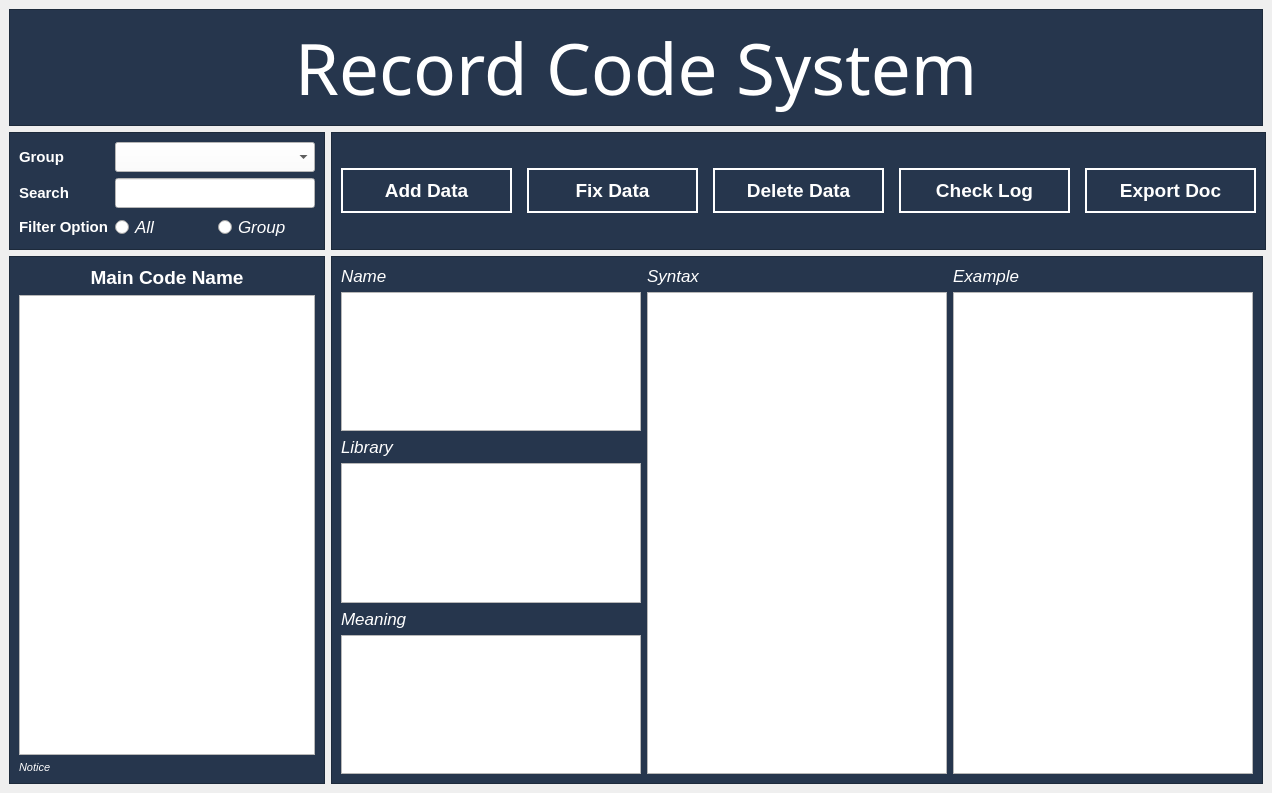
<?xml version="1.0" encoding="UTF-8"?>
<ui version="4.0">
 <class>MainWindow</class>
 <widget class="QMainWindow" name="MainWindow">
  <property name="geometry">
   <rect>
    <x>0</x>
    <y>0</y>
    <width>1272</width>
    <height>793</height>
   </rect>
  </property>
  <property name="minimumSize">
   <size>
    <width>1272</width>
    <height>793</height>
   </size>
  </property>
  <property name="windowTitle">
   <string>MainWindow</string>
  </property>
  <widget class="QWidget" name="centralwidget">
   <property name="minimumSize">
    <size>
     <width>1272</width>
     <height>793</height>
    </size>
   </property>
   <layout class="QGridLayout" name="gridLayout">
    <item row="1" column="0" colspan="2">
     <widget class="QFrame" name="frTim">
      <property name="styleSheet">
       <string notr="true">#frTim
{
background-color: #26364d;
}</string>
      </property>
      <property name="frameShape">
       <enum>QFrame::StyledPanel</enum>
      </property>
      <property name="frameShadow">
       <enum>QFrame::Raised</enum>
      </property>
      <layout class="QGridLayout" name="gridLayout_3">
       <item row="0" column="1" colspan="2">
        <widget class="QComboBox" name="cbGroup">
         <property name="minimumSize">
          <size>
           <width>200</width>
           <height>30</height>
          </size>
         </property>
         <property name="font">
          <font>
           <pointsize>12</pointsize>
           <italic>true</italic>
          </font>
         </property>
         <property name="styleSheet">
          <string notr="true">background-color: rgb(255, 255, 255);</string>
         </property>
        </widget>
       </item>
       <item row="1" column="0">
        <widget class="QLabel" name="label_2">
         <property name="font">
          <font>
           <pointsize>11</pointsize>
           <bold>true</bold>
          </font>
         </property>
         <property name="styleSheet">
          <string notr="true">color: rgb(255, 255, 255);</string>
         </property>
         <property name="text">
          <string>Search</string>
         </property>
        </widget>
       </item>
       <item row="0" column="0">
        <widget class="QLabel" name="label_9">
         <property name="font">
          <font>
           <pointsize>11</pointsize>
           <bold>true</bold>
          </font>
         </property>
         <property name="styleSheet">
          <string notr="true">color: rgb(255, 255, 255);</string>
         </property>
         <property name="text">
          <string>Group</string>
         </property>
        </widget>
       </item>
       <item row="1" column="1" colspan="2">
        <widget class="QLineEdit" name="txTim">
         <property name="minimumSize">
          <size>
           <width>0</width>
           <height>30</height>
          </size>
         </property>
         <property name="font">
          <font>
           <pointsize>12</pointsize>
          </font>
         </property>
         <property name="styleSheet">
          <string notr="true">background-color: rgb(255, 255, 255);</string>
         </property>
        </widget>
       </item>
       <item row="3" column="0">
        <widget class="QLabel" name="label_3">
         <property name="font">
          <font>
           <pointsize>11</pointsize>
           <bold>true</bold>
          </font>
         </property>
         <property name="styleSheet">
          <string notr="true">color: rgb(255, 255, 255);</string>
         </property>
         <property name="text">
          <string>Filter Option</string>
         </property>
        </widget>
       </item>
       <item row="3" column="2">
        <widget class="QRadioButton" name="opGroup">
         <property name="font">
          <font>
           <pointsize>13</pointsize>
           <italic>true</italic>
          </font>
         </property>
         <property name="styleSheet">
          <string notr="true">color: rgb(255, 255, 255);</string>
         </property>
         <property name="text">
          <string>Group</string>
         </property>
        </widget>
       </item>
       <item row="3" column="1">
        <widget class="QRadioButton" name="opAll">
         <property name="font">
          <font>
           <pointsize>13</pointsize>
           <italic>true</italic>
          </font>
         </property>
         <property name="styleSheet">
          <string notr="true">color: rgb(255, 255, 255);</string>
         </property>
         <property name="text">
          <string>All</string>
         </property>
        </widget>
       </item>
      </layout>
     </widget>
    </item>
    <item row="2" column="2">
     <widget class="QFrame" name="frame_2">
      <property name="styleSheet">
       <string notr="true">
#frame_2
{
   background-color: #26364d;
}</string>
      </property>
      <property name="frameShape">
       <enum>QFrame::StyledPanel</enum>
      </property>
      <property name="frameShadow">
       <enum>QFrame::Raised</enum>
      </property>
      <layout class="QGridLayout" name="gridLayout_4">
       <item row="0" column="0">
        <widget class="QLabel" name="label_4">
         <property name="font">
          <font>
           <pointsize>13</pointsize>
           <italic>true</italic>
          </font>
         </property>
         <property name="styleSheet">
          <string notr="true">color: rgb(255, 255, 255);</string>
         </property>
         <property name="text">
          <string>Name</string>
         </property>
        </widget>
       </item>
       <item row="0" column="1">
        <widget class="QLabel" name="label_7">
         <property name="font">
          <font>
           <pointsize>13</pointsize>
           <italic>true</italic>
          </font>
         </property>
         <property name="styleSheet">
          <string notr="true">color: rgb(255, 255, 255);</string>
         </property>
         <property name="text">
          <string>Syntax</string>
         </property>
        </widget>
       </item>
       <item row="0" column="2">
        <widget class="QLabel" name="label_8">
         <property name="font">
          <font>
           <pointsize>13</pointsize>
           <italic>true</italic>
          </font>
         </property>
         <property name="styleSheet">
          <string notr="true">color: rgb(255, 255, 255);</string>
         </property>
         <property name="text">
          <string>Example</string>
         </property>
        </widget>
       </item>
       <item row="1" column="0">
        <widget class="QTextEdit" name="txName">
         <property name="font">
          <font>
           <pointsize>12</pointsize>
           <italic>true</italic>
          </font>
         </property>
        </widget>
       </item>
       <item row="1" column="1" rowspan="5">
        <widget class="QTextEdit" name="txSyn">
         <property name="font">
          <font>
           <pointsize>12</pointsize>
           <italic>true</italic>
          </font>
         </property>
        </widget>
       </item>
       <item row="1" column="2" rowspan="5">
        <widget class="QTextEdit" name="txExp">
         <property name="font">
          <font>
           <pointsize>12</pointsize>
           <italic>true</italic>
          </font>
         </property>
        </widget>
       </item>
       <item row="2" column="0">
        <widget class="QLabel" name="label_5">
         <property name="font">
          <font>
           <pointsize>13</pointsize>
           <italic>true</italic>
          </font>
         </property>
         <property name="styleSheet">
          <string notr="true">color: rgb(255, 255, 255);</string>
         </property>
         <property name="text">
          <string>Library</string>
         </property>
        </widget>
       </item>
       <item row="3" column="0">
        <widget class="QTextEdit" name="txLib">
         <property name="font">
          <font>
           <pointsize>12</pointsize>
           <italic>true</italic>
          </font>
         </property>
        </widget>
       </item>
       <item row="4" column="0">
        <widget class="QLabel" name="label_6">
         <property name="font">
          <font>
           <pointsize>13</pointsize>
           <italic>true</italic>
          </font>
         </property>
         <property name="styleSheet">
          <string notr="true">color: rgb(255, 255, 255);</string>
         </property>
         <property name="text">
          <string>Meaning</string>
         </property>
        </widget>
       </item>
       <item row="5" column="0">
        <widget class="QTextEdit" name="txMean">
         <property name="font">
          <font>
           <pointsize>12</pointsize>
           <italic>true</italic>
          </font>
         </property>
        </widget>
       </item>
      </layout>
     </widget>
    </item>
    <item row="2" column="0" colspan="2">
     <widget class="QFrame" name="frDisplay">
      <property name="styleSheet">
       <string notr="true">#frDisplay
{
	background-color: #26364d;
}
</string>
      </property>
      <property name="frameShape">
       <enum>QFrame::StyledPanel</enum>
      </property>
      <property name="frameShadow">
       <enum>QFrame::Raised</enum>
      </property>
      <layout class="QGridLayout" name="gridLayout_5">
       <item row="2" column="0">
        <widget class="QLabel" name="lbNotice">
         <property name="font">
          <font>
           <pointsize>8</pointsize>
           <italic>true</italic>
          </font>
         </property>
         <property name="styleSheet">
          <string notr="true">color: rgb(255, 255, 255);</string>
         </property>
         <property name="text">
          <string>Notice</string>
         </property>
        </widget>
       </item>
       <item row="1" column="0">
        <widget class="QListView" name="lvFunc">
         <property name="font">
          <font>
           <pointsize>13</pointsize>
           <italic>true</italic>
          </font>
         </property>
        </widget>
       </item>
       <item row="0" column="0">
        <widget class="QLabel" name="label_10">
         <property name="font">
          <font>
           <pointsize>14</pointsize>
           <bold>true</bold>
          </font>
         </property>
         <property name="styleSheet">
          <string notr="true">color: rgb(255, 255, 255);</string>
         </property>
         <property name="text">
          <string>Main Code Name</string>
         </property>
         <property name="alignment">
          <set>Qt::AlignCenter</set>
         </property>
        </widget>
       </item>
      </layout>
     </widget>
    </item>
    <item row="0" column="0" colspan="3">
     <widget class="QFrame" name="frHeader">
      <property name="styleSheet">
       <string notr="true">#frHeader
{
 background-color: #26364d;
}</string>
      </property>
      <property name="frameShape">
       <enum>QFrame::StyledPanel</enum>
      </property>
      <property name="frameShadow">
       <enum>QFrame::Raised</enum>
      </property>
      <layout class="QGridLayout" name="gridLayout_2">
       <item row="0" column="0">
        <widget class="QLabel" name="lbHeader">
         <property name="font">
          <font>
           <family>Stencil</family>
           <pointsize>53</pointsize>
          </font>
         </property>
         <property name="layoutDirection">
          <enum>Qt::LeftToRight</enum>
         </property>
         <property name="styleSheet">
          <string notr="true">color: rgb(255, 255, 255);</string>
         </property>
         <property name="text">
          <string>Record Code System</string>
         </property>
         <property name="alignment">
          <set>Qt::AlignCenter</set>
         </property>
        </widget>
       </item>
      </layout>
     </widget>
    </item>
    <item row="1" column="2">
     <widget class="QFrame" name="frNutBam">
      <property name="minimumSize">
       <size>
        <width>935</width>
        <height>112</height>
       </size>
      </property>
      <property name="styleSheet">
       <string notr="true">QPushButton 
{
background-color: #26364d;
border-color: rgb(255, 255, 255);
color: rgb(255,255,255);
border-width: 1.5px;
border-style: solid;
}
QPushButton:hover
{
background-color: #55557f;
border-color: rgb(255, 255, 255);
color: rgb(255,255,255);
border-width: 1.5px;
border-style: solid;
}
QPushButton:hover#btAddNew
{
background-color: #55557f;
border-color: rgb(255, 255, 255);
color: rgb(255,255,255);
border-width: 1.5px;
border-style: solid;
}
#frNutBam
{
background-color: #26364d;
}
</string>
      </property>
      <property name="frameShape">
       <enum>QFrame::StyledPanel</enum>
      </property>
      <property name="frameShadow">
       <enum>QFrame::Raised</enum>
      </property>
      <layout class="QGridLayout" name="gridLayout_6">
       <item row="0" column="0">
        <layout class="QHBoxLayout" name="horizontalLayout">
         <property name="spacing">
          <number>15</number>
         </property>
         <item>
          <widget class="QPushButton" name="btAdd">
           <property name="minimumSize">
            <size>
             <width>150</width>
             <height>45</height>
            </size>
           </property>
           <property name="font">
            <font>
             <pointsize>14</pointsize>
             <bold>true</bold>
            </font>
           </property>
           <property name="styleSheet">
            <string notr="true">color: rgb(255, 255, 255);</string>
           </property>
           <property name="text">
            <string>Add Data</string>
           </property>
          </widget>
         </item>
         <item>
          <widget class="QPushButton" name="btFix">
           <property name="minimumSize">
            <size>
             <width>150</width>
             <height>45</height>
            </size>
           </property>
           <property name="font">
            <font>
             <pointsize>14</pointsize>
             <bold>true</bold>
            </font>
           </property>
           <property name="styleSheet">
            <string notr="true">color: rgb(255, 255, 255);</string>
           </property>
           <property name="text">
            <string>Fix Data</string>
           </property>
          </widget>
         </item>
         <item>
          <widget class="QPushButton" name="btDel">
           <property name="minimumSize">
            <size>
             <width>150</width>
             <height>45</height>
            </size>
           </property>
           <property name="font">
            <font>
             <pointsize>14</pointsize>
             <bold>true</bold>
            </font>
           </property>
           <property name="styleSheet">
            <string notr="true">color: rgb(255, 255, 255);</string>
           </property>
           <property name="text">
            <string>Delete Data</string>
           </property>
          </widget>
         </item>
         <item>
          <widget class="QPushButton" name="btLog">
           <property name="minimumSize">
            <size>
             <width>150</width>
             <height>45</height>
            </size>
           </property>
           <property name="font">
            <font>
             <pointsize>14</pointsize>
             <bold>true</bold>
            </font>
           </property>
           <property name="styleSheet">
            <string notr="true">color: rgb(255, 255, 255);</string>
           </property>
           <property name="text">
            <string>Check Log</string>
           </property>
          </widget>
         </item>
         <item>
          <widget class="QPushButton" name="btExp">
           <property name="minimumSize">
            <size>
             <width>150</width>
             <height>45</height>
            </size>
           </property>
           <property name="font">
            <font>
             <pointsize>14</pointsize>
             <bold>true</bold>
            </font>
           </property>
           <property name="styleSheet">
            <string notr="true">color: rgb(255, 255, 255);</string>
           </property>
           <property name="text">
            <string>Export Doc</string>
           </property>
          </widget>
         </item>
        </layout>
       </item>
      </layout>
     </widget>
    </item>
   </layout>
  </widget>
 </widget>
 <resources/>
 <connections/>
</ui>
